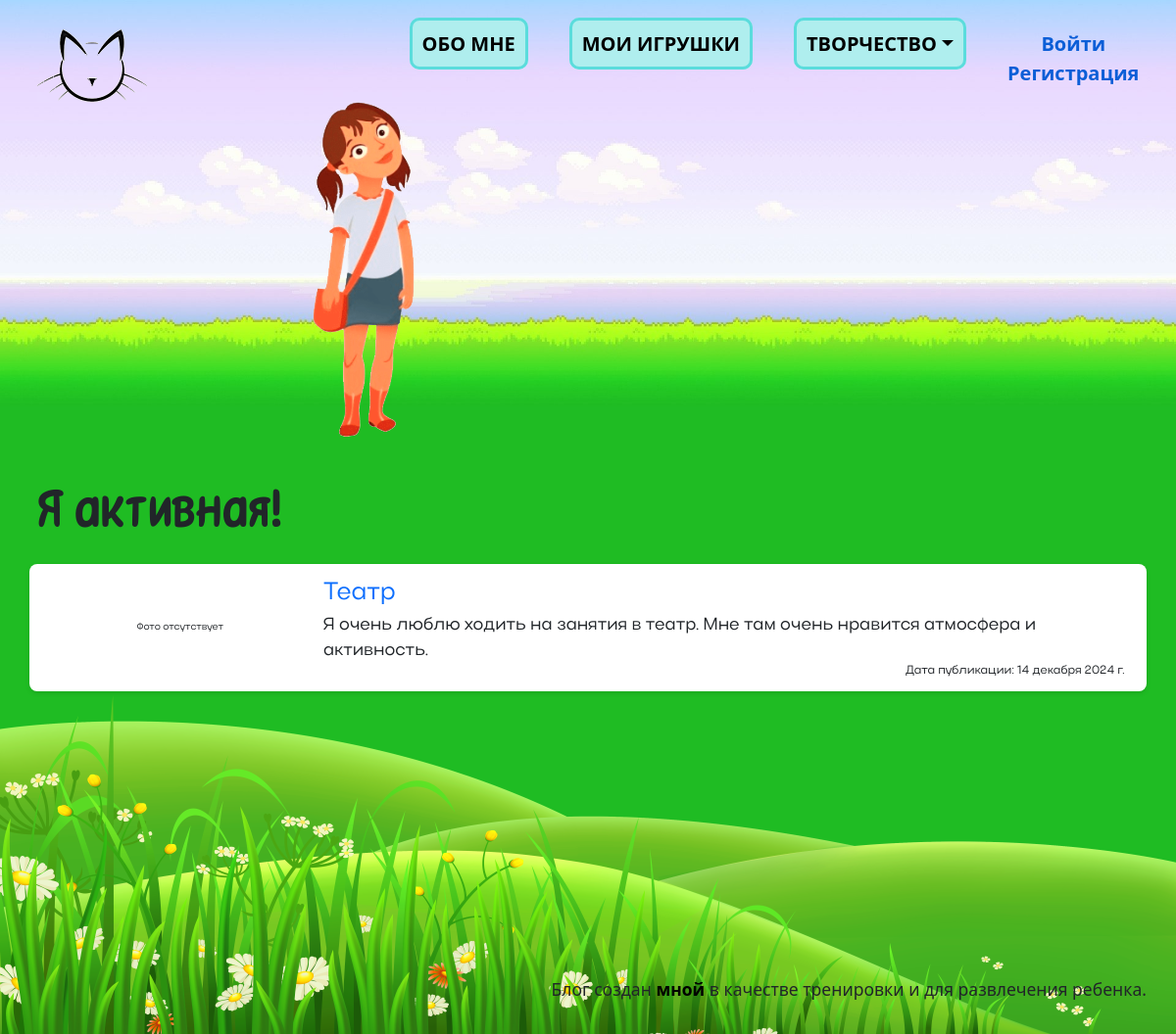
/activities/, run on an earlier commit of the app's database.
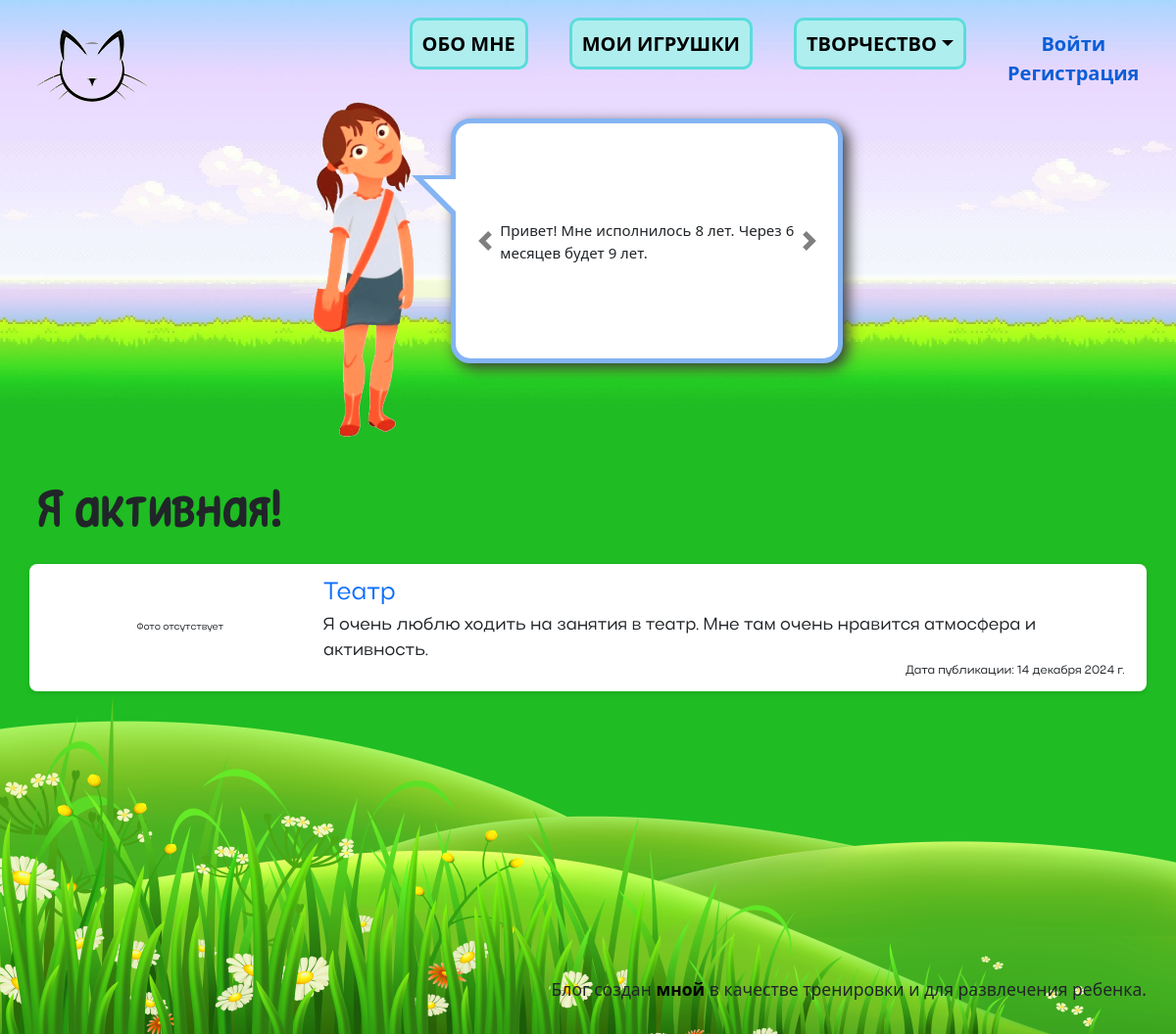
And on a later commit of the database.
### activities/models.py (models this page shows, shortened)
class Activities(models.Model):
    image = models.ForeignKey(Image, on_delete=models.SET_NULL, null=True, blank=True, verbose_name='Изображение')
    name = models.CharField(max_length=50, null=True, blank=True, verbose_name='Название')
    content = RichTextField(null=True, blank=True, verbose_name='Текст')
    is_published = models.BooleanField(default=False, verbose_name='Опубликовано?')
    date_activity = models.DateField(null=True, blank=True, verbose_name='Дата активности')
    date_created = models.DateTimeField(auto_now_add=True, null=True, verbose_name='Дата создания')
    date_published = models.DateField(null=True, blank=True, verbose_name='Дата публикации')
    class Meta:
        verbose_name_plural = 'Активности'

### information/models.py (models this page shows, shortened)
class Info(models.Model):
    name = models.CharField(max_length=100, verbose_name='О чём информация')
    text = RichTextField(verbose_name='Текст')
    is_published = models.BooleanField(default=False, verbose_name='Опубликовано?')
    date_created = models.DateTimeField(auto_now_add=True)
    class Meta:
        verbose_name_plural='Информация'

### activities/views.py (the view)
# urls.py: path('', views.index, name='index'),
def index(request):
    return index_view(request, 'activities', 'creativity/activities/index.html')

### displaying_sections/models.py (called while the page is built)
    def get_url(self):
        return reverse (self.url_section)

### utils.py (called while the page is built)
def get_section():
    sections_list = Section.objects.filter(is_active=True)
    return sections_list

def get_info():
    info_list = Info.objects.filter(is_published=True)
    return info_list

### templates/creativity/activities/index.html (shortened to what this page needs)
{% extends 'base.html' %}
{% block header %}<h1 class="header-content">Я активная!</h1>{% endblock %}
{% block content %}
    <div class="content-about">
    {% if item_list %}
        {% for item in item_list %}
            <div class="content-line row position-relative">
                <div class="col-xxl-3 col-xl-3 col-lg-3 col-md-3 col-0">
                    {% if item.image.image.url %}
                        <a href="activities/{{ item.id }}/"><img class="w-100" src="{{ item.image.image.url }}" alt="Фото"></a>
                    {% else %}
                        <p class="d-flex justify-content-center align-items-center h-100">Фото отсутствует</p>
                    {% endif %}
                </div>
                <div class="col-xxl-9 col-xl-9 col-lg-9 col-md-9 col-12 content-details">
                    <h3 class="name">
                        <a href="activities/{{ item.id }}/">{{ item.name }}</a>
                    </h3>
                    <div class="flex-grow-1 fs-3" style="font-family: 'Actay-Reg', serif">{{ item.content|safe }}</div>
                    <span class="date-published text-end">Дата публикации: {{ item.date_published }}</span>
                </div>
            </div>
        {% endfor %}
    {% else %}
        <p class="fs-2">Этот раздел пока в разработке!</p>
    {% endif %}
    </div>
{% endblock %}

### templates/information/info_cloud.html (shortened to what this page needs)
<div class="info-cloud">
    <div id="carouselExampleIndicators" class="carousel slide">
        <div class="carousel-inner">
            {% for info in info_list %}
                <div  class="carousel-item {% if forloop.first %}active{% endif %}">
                    {{ info.text|safe }}
                </div>
            {% endfor %}
        </div>
        {% if info_list|length > 1 %}
        <a role="button" class="carousel-control-prev" type="button" data-bs-target="#carouselExampleIndicators" data-bs-slide="prev">
            <span class="carousel-control-prev-icon" aria-hidden="true"></span>
        </a>
        <a role="button" class="carousel-control-next" type="button" data-bs-target="#carouselExampleIndicators" data-bs-slide="next">
            <span class="carousel-control-next-icon" aria-hidden="true"></span>
        </a>
        {% endif %}
       </div>
</div>

What changed in the data, as far as the page shows it:
added Info: text "Привет! Мне исполнилось 8 лет. Через 6 месяцев будет 9 лет."
